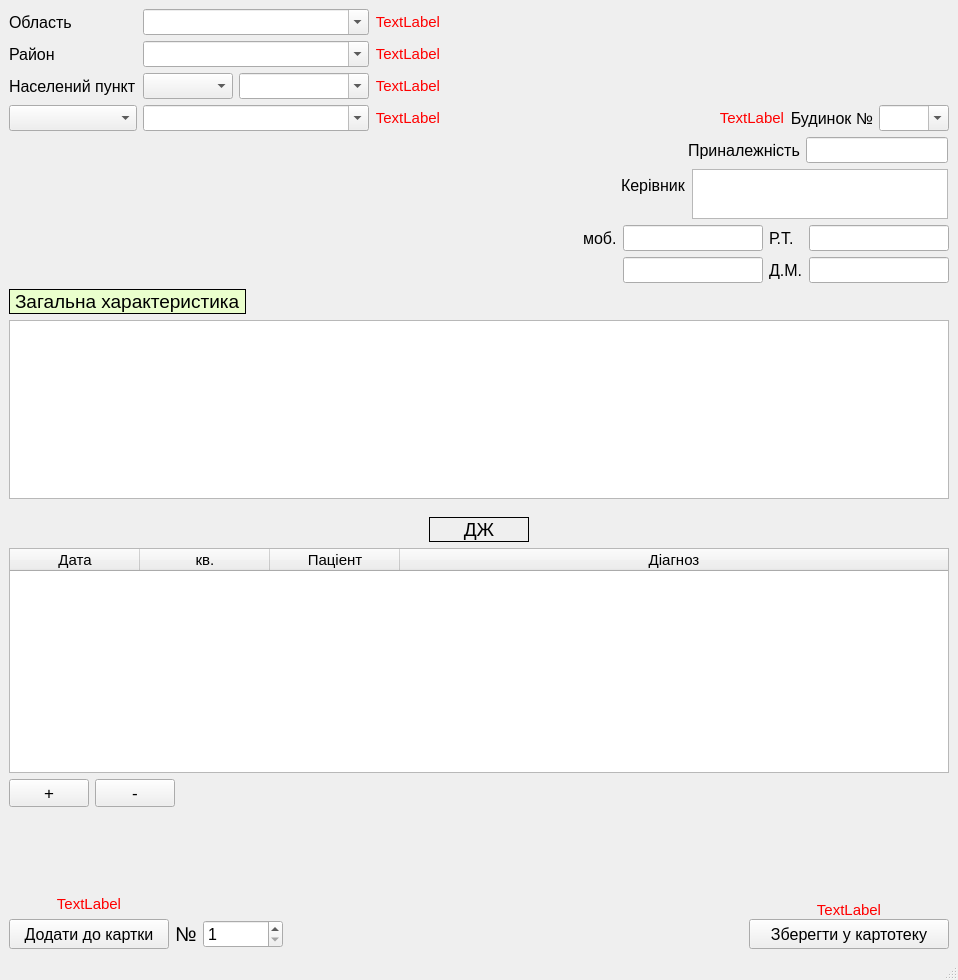
<?xml version="1.0" encoding="UTF-8"?>
<ui version="4.0">
 <class>CardFile</class>
 <widget class="QMainWindow" name="CardFile">
  <property name="geometry">
   <rect>
    <x>0</x>
    <y>0</y>
    <width>958</width>
    <height>980</height>
   </rect>
  </property>
  <property name="windowTitle">
   <string>MainWindow</string>
  </property>
  <widget class="QWidget" name="centralwidget">
   <layout class="QGridLayout" name="gridLayout_2">
    <item row="1" column="1" colspan="2">
     <layout class="QFormLayout" name="formLayout_2">
      <property name="labelAlignment">
       <set>Qt::AlignLeading|Qt::AlignLeft|Qt::AlignVCenter</set>
      </property>
      <property name="formAlignment">
       <set>Qt::AlignRight|Qt::AlignTop|Qt::AlignTrailing</set>
      </property>
      <property name="horizontalSpacing">
       <number>6</number>
      </property>
      <property name="verticalSpacing">
       <number>6</number>
      </property>
      <property name="rightMargin">
       <number>7</number>
      </property>
      <property name="bottomMargin">
       <number>0</number>
      </property>
      <item row="0" column="0">
       <widget class="QLabel" name="label_4_3">
        <property name="font">
         <font>
          <pointsize>12</pointsize>
         </font>
        </property>
        <property name="text">
         <string>Приналежність</string>
        </property>
        <property name="margin">
         <number>2</number>
        </property>
       </widget>
      </item>
      <item row="0" column="1">
       <widget class="QLineEdit" name="affiliation_3">
        <property name="sizePolicy">
         <sizepolicy hsizetype="Fixed" vsizetype="Fixed">
          <horstretch>0</horstretch>
          <verstretch>0</verstretch>
         </sizepolicy>
        </property>
        <property name="font">
         <font>
          <pointsize>11</pointsize>
         </font>
        </property>
       </widget>
      </item>
     </layout>
    </item>
    <item row="0" column="2">
     <layout class="QGridLayout" name="gridLayout_6">
      <property name="leftMargin">
       <number>150</number>
      </property>
      <property name="topMargin">
       <number>0</number>
      </property>
      <property name="rightMargin">
       <number>0</number>
      </property>
      <property name="bottomMargin">
       <number>0</number>
      </property>
      <item row="2" column="2">
       <widget class="QLabel" name="label_3_3">
        <property name="font">
         <font>
          <pointsize>12</pointsize>
         </font>
        </property>
        <property name="text">
         <string>Будинок №</string>
        </property>
        <property name="alignment">
         <set>Qt::AlignRight|Qt::AlignTrailing|Qt::AlignVCenter</set>
        </property>
        <property name="margin">
         <number>2</number>
        </property>
       </widget>
      </item>
      <item row="2" column="0">
       <spacer name="horizontalSpacer_4">
        <property name="orientation">
         <enum>Qt::Horizontal</enum>
        </property>
        <property name="sizeHint" stdset="0">
         <size>
          <width>40</width>
          <height>20</height>
         </size>
        </property>
       </spacer>
      </item>
      <item row="2" column="3">
       <widget class="QComboBox" name="comboBox_house_number_3">
        <property name="enabled">
         <bool>true</bool>
        </property>
        <property name="minimumSize">
         <size>
          <width>0</width>
          <height>0</height>
         </size>
        </property>
        <property name="maximumSize">
         <size>
          <width>70</width>
          <height>16777215</height>
         </size>
        </property>
        <property name="font">
         <font>
          <pointsize>11</pointsize>
         </font>
        </property>
        <property name="tabletTracking">
         <bool>true</bool>
        </property>
        <property name="autoFillBackground">
         <bool>false</bool>
        </property>
        <property name="editable">
         <bool>true</bool>
        </property>
        <property name="sizeAdjustPolicy">
         <enum>QComboBox::AdjustToContentsOnFirstShow</enum>
        </property>
       </widget>
      </item>
      <item row="1" column="2">
       <spacer name="verticalSpacer_4">
        <property name="orientation">
         <enum>Qt::Vertical</enum>
        </property>
        <property name="sizeHint" stdset="0">
         <size>
          <width>20</width>
          <height>40</height>
         </size>
        </property>
       </spacer>
      </item>
      <item row="2" column="1">
       <widget class="QLabel" name="error_house_numb">
        <property name="font">
         <font>
          <pointsize>11</pointsize>
         </font>
        </property>
        <property name="styleSheet">
         <string notr="true">color: rgb(255, 0, 0);</string>
        </property>
        <property name="text">
         <string>TextLabel</string>
        </property>
        <property name="alignment">
         <set>Qt::AlignRight|Qt::AlignTrailing|Qt::AlignVCenter</set>
        </property>
       </widget>
      </item>
     </layout>
    </item>
    <item row="0" column="0">
     <layout class="QGridLayout" name="gridLayout_5">
      <property name="rightMargin">
       <number>20</number>
      </property>
      <item row="1" column="0">
       <widget class="QLabel" name="label_4_4">
        <property name="font">
         <font>
          <pointsize>12</pointsize>
         </font>
        </property>
        <property name="text">
         <string>Район</string>
        </property>
        <property name="margin">
         <number>2</number>
        </property>
       </widget>
      </item>
      <item row="3" column="0">
       <widget class="QComboBox" name="comboBox_streets_3">
        <property name="sizePolicy">
         <sizepolicy hsizetype="Minimum" vsizetype="Fixed">
          <horstretch>0</horstretch>
          <verstretch>0</verstretch>
         </sizepolicy>
        </property>
        <property name="minimumSize">
         <size>
          <width>110</width>
          <height>0</height>
         </size>
        </property>
        <property name="maximumSize">
         <size>
          <width>160</width>
          <height>16777215</height>
         </size>
        </property>
        <property name="font">
         <font>
          <pointsize>11</pointsize>
         </font>
        </property>
       </widget>
      </item>
      <item row="1" column="1">
       <widget class="QComboBox" name="comboBox_district_name_3">
        <property name="enabled">
         <bool>true</bool>
        </property>
        <property name="font">
         <font>
          <pointsize>11</pointsize>
         </font>
        </property>
        <property name="tabletTracking">
         <bool>true</bool>
        </property>
        <property name="autoFillBackground">
         <bool>false</bool>
        </property>
        <property name="editable">
         <bool>true</bool>
        </property>
        <property name="sizeAdjustPolicy">
         <enum>QComboBox::AdjustToContentsOnFirstShow</enum>
        </property>
       </widget>
      </item>
      <item row="2" column="1">
       <layout class="QFormLayout" name="formLayout_3">
        <item row="0" column="0">
         <widget class="QComboBox" name="comboBox_locality_type_3">
          <property name="enabled">
           <bool>true</bool>
          </property>
          <property name="minimumSize">
           <size>
            <width>90</width>
            <height>0</height>
           </size>
          </property>
          <property name="font">
           <font>
            <pointsize>11</pointsize>
           </font>
          </property>
          <property name="tabletTracking">
           <bool>true</bool>
          </property>
          <property name="autoFillBackground">
           <bool>false</bool>
          </property>
          <property name="editable">
           <bool>false</bool>
          </property>
          <property name="sizeAdjustPolicy">
           <enum>QComboBox::AdjustToContentsOnFirstShow</enum>
          </property>
         </widget>
        </item>
        <item row="0" column="1">
         <widget class="QComboBox" name="comboBox_locality_name_3">
          <property name="enabled">
           <bool>true</bool>
          </property>
          <property name="minimumSize">
           <size>
            <width>130</width>
            <height>0</height>
           </size>
          </property>
          <property name="font">
           <font>
            <pointsize>11</pointsize>
           </font>
          </property>
          <property name="tabletTracking">
           <bool>true</bool>
          </property>
          <property name="autoFillBackground">
           <bool>false</bool>
          </property>
          <property name="editable">
           <bool>true</bool>
          </property>
          <property name="sizeAdjustPolicy">
           <enum>QComboBox::AdjustToContentsOnFirstShow</enum>
          </property>
         </widget>
        </item>
       </layout>
      </item>
      <item row="2" column="0">
       <widget class="QLabel" name="label_4_6">
        <property name="font">
         <font>
          <pointsize>12</pointsize>
         </font>
        </property>
        <property name="text">
         <string>Населений пункт</string>
        </property>
        <property name="margin">
         <number>2</number>
        </property>
       </widget>
      </item>
      <item row="0" column="0">
       <widget class="QLabel" name="label_4_5">
        <property name="font">
         <font>
          <pointsize>12</pointsize>
         </font>
        </property>
        <property name="text">
         <string>Область</string>
        </property>
        <property name="margin">
         <number>2</number>
        </property>
       </widget>
      </item>
      <item row="0" column="1">
       <widget class="QComboBox" name="comboBox_region_name_3">
        <property name="enabled">
         <bool>true</bool>
        </property>
        <property name="font">
         <font>
          <pointsize>11</pointsize>
         </font>
        </property>
        <property name="tabletTracking">
         <bool>true</bool>
        </property>
        <property name="autoFillBackground">
         <bool>false</bool>
        </property>
        <property name="editable">
         <bool>true</bool>
        </property>
        <property name="sizeAdjustPolicy">
         <enum>QComboBox::AdjustToContentsOnFirstShow</enum>
        </property>
       </widget>
      </item>
      <item row="3" column="1">
       <widget class="QComboBox" name="comboBox_streets_name_3">
        <property name="enabled">
         <bool>true</bool>
        </property>
        <property name="maximumSize">
         <size>
          <width>16777215</width>
          <height>200</height>
         </size>
        </property>
        <property name="font">
         <font>
          <pointsize>11</pointsize>
         </font>
        </property>
        <property name="tabletTracking">
         <bool>true</bool>
        </property>
        <property name="autoFillBackground">
         <bool>false</bool>
        </property>
        <property name="editable">
         <bool>true</bool>
        </property>
        <property name="sizeAdjustPolicy">
         <enum>QComboBox::AdjustToContentsOnFirstShow</enum>
        </property>
       </widget>
      </item>
      <item row="0" column="2">
       <widget class="QLabel" name="error_region">
        <property name="font">
         <font>
          <pointsize>11</pointsize>
         </font>
        </property>
        <property name="styleSheet">
         <string notr="true">color: rgb(255, 0, 0);</string>
        </property>
        <property name="text">
         <string>TextLabel</string>
        </property>
        <property name="alignment">
         <set>Qt::AlignRight|Qt::AlignTrailing|Qt::AlignVCenter</set>
        </property>
       </widget>
      </item>
      <item row="1" column="2">
       <widget class="QLabel" name="error_district">
        <property name="font">
         <font>
          <pointsize>11</pointsize>
         </font>
        </property>
        <property name="styleSheet">
         <string notr="true">color: rgb(255, 0, 0);</string>
        </property>
        <property name="text">
         <string>TextLabel</string>
        </property>
        <property name="alignment">
         <set>Qt::AlignRight|Qt::AlignTrailing|Qt::AlignVCenter</set>
        </property>
       </widget>
      </item>
      <item row="2" column="2">
       <widget class="QLabel" name="error_locality">
        <property name="font">
         <font>
          <pointsize>11</pointsize>
         </font>
        </property>
        <property name="styleSheet">
         <string notr="true">color: rgb(255, 0, 0);</string>
        </property>
        <property name="text">
         <string>TextLabel</string>
        </property>
        <property name="alignment">
         <set>Qt::AlignRight|Qt::AlignTrailing|Qt::AlignVCenter</set>
        </property>
       </widget>
      </item>
      <item row="3" column="2">
       <widget class="QLabel" name="error_street">
        <property name="font">
         <font>
          <pointsize>11</pointsize>
         </font>
        </property>
        <property name="styleSheet">
         <string notr="true">color: rgb(255, 0, 0);</string>
        </property>
        <property name="text">
         <string>TextLabel</string>
        </property>
        <property name="alignment">
         <set>Qt::AlignRight|Qt::AlignTrailing|Qt::AlignVCenter</set>
        </property>
       </widget>
      </item>
     </layout>
    </item>
    <item row="2" column="1" colspan="2">
     <layout class="QFormLayout" name="formLayout">
      <property name="formAlignment">
       <set>Qt::AlignRight|Qt::AlignTop|Qt::AlignTrailing</set>
      </property>
      <property name="horizontalSpacing">
       <number>6</number>
      </property>
      <property name="rightMargin">
       <number>7</number>
      </property>
      <item row="0" column="0">
       <widget class="QLabel" name="label_5_3">
        <property name="font">
         <font>
          <pointsize>12</pointsize>
         </font>
        </property>
        <property name="text">
         <string>Керівник</string>
        </property>
        <property name="margin">
         <number>2</number>
        </property>
       </widget>
      </item>
      <item row="0" column="1">
       <widget class="QTextEdit" name="manager_3">
        <property name="sizePolicy">
         <sizepolicy hsizetype="Fixed" vsizetype="Fixed">
          <horstretch>0</horstretch>
          <verstretch>0</verstretch>
         </sizepolicy>
        </property>
        <property name="maximumSize">
         <size>
          <width>16777215</width>
          <height>50</height>
         </size>
        </property>
        <property name="font">
         <font>
          <pointsize>11</pointsize>
         </font>
        </property>
       </widget>
      </item>
     </layout>
    </item>
    <item row="7" column="2">
     <layout class="QGridLayout" name="gridLayout_8">
      <property name="spacing">
       <number>0</number>
      </property>
      <item row="0" column="1">
       <spacer name="verticalSpacer_2">
        <property name="orientation">
         <enum>Qt::Vertical</enum>
        </property>
        <property name="sizeHint" stdset="0">
         <size>
          <width>20</width>
          <height>40</height>
         </size>
        </property>
       </spacer>
      </item>
      <item row="1" column="1">
       <widget class="QLabel" name="error_save">
        <property name="font">
         <font>
          <pointsize>11</pointsize>
         </font>
        </property>
        <property name="styleSheet">
         <string notr="true">color: rgb(255, 0, 0);</string>
        </property>
        <property name="text">
         <string>TextLabel</string>
        </property>
        <property name="alignment">
         <set>Qt::AlignCenter</set>
        </property>
       </widget>
      </item>
      <item row="2" column="0">
       <spacer name="horizontalSpacer_7">
        <property name="orientation">
         <enum>Qt::Horizontal</enum>
        </property>
        <property name="sizeHint" stdset="0">
         <size>
          <width>180</width>
          <height>20</height>
         </size>
        </property>
       </spacer>
      </item>
      <item row="2" column="1">
       <widget class="QPushButton" name="saveButton_3">
        <property name="minimumSize">
         <size>
          <width>200</width>
          <height>30</height>
         </size>
        </property>
        <property name="maximumSize">
         <size>
          <width>250</width>
          <height>16777215</height>
         </size>
        </property>
        <property name="font">
         <font>
          <pointsize>12</pointsize>
         </font>
        </property>
        <property name="text">
         <string>Зберегти у картотеку</string>
        </property>
       </widget>
      </item>
     </layout>
    </item>
    <item row="4" column="0" colspan="3">
     <layout class="QFormLayout" name="formLayout_4">
      <property name="topMargin">
       <number>12</number>
      </property>
      <item row="1" column="0" colspan="2">
       <widget class="QTableWidget" name="tableWidget_diag_file">
        <property name="minimumSize">
         <size>
          <width>0</width>
          <height>225</height>
         </size>
        </property>
        <property name="font">
         <font>
          <pointsize>11</pointsize>
         </font>
        </property>
        <attribute name="horizontalHeaderDefaultSectionSize">
         <number>130</number>
        </attribute>
        <attribute name="horizontalHeaderShowSortIndicator" stdset="0">
         <bool>false</bool>
        </attribute>
        <attribute name="horizontalHeaderStretchLastSection">
         <bool>true</bool>
        </attribute>
        <attribute name="verticalHeaderDefaultSectionSize">
         <number>30</number>
        </attribute>
        <attribute name="verticalHeaderMinimumSectionSize">
         <number>24</number>
        </attribute>
        <column>
         <property name="text">
          <string>Дата</string>
         </property>
        </column>
        <column>
         <property name="text">
          <string>кв.</string>
         </property>
        </column>
        <column>
         <property name="text">
          <string>Паціент</string>
         </property>
        </column>
        <column>
         <property name="text">
          <string>Діагноз</string>
         </property>
        </column>
       </widget>
      </item>
      <item row="2" column="0">
       <layout class="QGridLayout" name="gridLayout_4">
        <item row="0" column="1">
         <widget class="QPushButton" name="del_from_diag_Button_2">
          <property name="font">
           <font>
            <pointsize>13</pointsize>
           </font>
          </property>
          <property name="text">
           <string>-</string>
          </property>
         </widget>
        </item>
        <item row="0" column="0">
         <widget class="QPushButton" name="add_to_diag_Button_3">
          <property name="font">
           <font>
            <pointsize>13</pointsize>
           </font>
          </property>
          <property name="text">
           <string>+</string>
          </property>
         </widget>
        </item>
       </layout>
      </item>
      <item row="0" column="0" colspan="2">
       <layout class="QGridLayout" name="gridLayout_7">
        <item row="0" column="2">
         <spacer name="horizontalSpacer_10">
          <property name="orientation">
           <enum>Qt::Horizontal</enum>
          </property>
          <property name="sizeHint" stdset="0">
           <size>
            <width>40</width>
            <height>20</height>
           </size>
          </property>
         </spacer>
        </item>
        <item row="0" column="1">
         <widget class="QLabel" name="label_3">
          <property name="minimumSize">
           <size>
            <width>100</width>
            <height>25</height>
           </size>
          </property>
          <property name="font">
           <font>
            <pointsize>14</pointsize>
           </font>
          </property>
          <property name="layoutDirection">
           <enum>Qt::LeftToRight</enum>
          </property>
          <property name="frameShape">
           <enum>QFrame::Box</enum>
          </property>
          <property name="frameShadow">
           <enum>QFrame::Plain</enum>
          </property>
          <property name="text">
           <string>ДЖ</string>
          </property>
          <property name="alignment">
           <set>Qt::AlignCenter</set>
          </property>
         </widget>
        </item>
        <item row="0" column="0">
         <spacer name="horizontalSpacer_11">
          <property name="orientation">
           <enum>Qt::Horizontal</enum>
          </property>
          <property name="sizeHint" stdset="0">
           <size>
            <width>40</width>
            <height>20</height>
           </size>
          </property>
         </spacer>
        </item>
       </layout>
      </item>
      <item row="2" column="1">
       <layout class="QGridLayout" name="gridLayout_9">
        <property name="sizeConstraint">
         <enum>QLayout::SetFixedSize</enum>
        </property>
        <property name="leftMargin">
         <number>0</number>
        </property>
        <property name="topMargin">
         <number>0</number>
        </property>
        <property name="rightMargin">
         <number>0</number>
        </property>
        <property name="bottomMargin">
         <number>0</number>
        </property>
       </layout>
      </item>
     </layout>
    </item>
    <item row="7" column="0">
     <layout class="QGridLayout" name="gridLayout_3">
      <property name="topMargin">
       <number>9</number>
      </property>
      <property name="horizontalSpacing">
       <number>6</number>
      </property>
      <item row="2" column="0">
       <widget class="QPushButton" name="add_to_cardButton">
        <property name="minimumSize">
         <size>
          <width>160</width>
          <height>30</height>
         </size>
        </property>
        <property name="font">
         <font>
          <pointsize>12</pointsize>
         </font>
        </property>
        <property name="text">
         <string>Додати до картки</string>
        </property>
       </widget>
      </item>
      <item row="0" column="0">
       <spacer name="verticalSpacer_3">
        <property name="orientation">
         <enum>Qt::Vertical</enum>
        </property>
        <property name="sizeHint" stdset="0">
         <size>
          <width>20</width>
          <height>40</height>
         </size>
        </property>
       </spacer>
      </item>
      <item row="2" column="1">
       <widget class="QLabel" name="label_10">
        <property name="font">
         <font>
          <pointsize>15</pointsize>
         </font>
        </property>
        <property name="text">
         <string>№</string>
        </property>
       </widget>
      </item>
      <item row="2" column="2">
       <widget class="QSpinBox" name="curd_numberBox">
        <property name="minimumSize">
         <size>
          <width>80</width>
          <height>0</height>
         </size>
        </property>
        <property name="font">
         <font>
          <pointsize>12</pointsize>
         </font>
        </property>
        <property name="minimum">
         <number>1</number>
        </property>
        <property name="maximum">
         <number>10000</number>
        </property>
       </widget>
      </item>
      <item row="2" column="3">
       <spacer name="horizontalSpacer_9">
        <property name="orientation">
         <enum>Qt::Horizontal</enum>
        </property>
        <property name="sizeHint" stdset="0">
         <size>
          <width>40</width>
          <height>20</height>
         </size>
        </property>
       </spacer>
      </item>
      <item row="1" column="0">
       <widget class="QLabel" name="error">
        <property name="font">
         <font>
          <pointsize>11</pointsize>
         </font>
        </property>
        <property name="styleSheet">
         <string notr="true">color: rgb(255, 0, 0);</string>
        </property>
        <property name="text">
         <string>TextLabel</string>
        </property>
        <property name="alignment">
         <set>Qt::AlignCenter</set>
        </property>
       </widget>
      </item>
     </layout>
    </item>
    <item row="3" column="0" colspan="3">
     <layout class="QVBoxLayout" name="verticalLayout">
      <item>
       <layout class="QGridLayout" name="gridLayout">
        <item row="1" column="4">
         <widget class="QLineEdit" name="mobile_2_3">
          <property name="sizePolicy">
           <sizepolicy hsizetype="Fixed" vsizetype="Fixed">
            <horstretch>0</horstretch>
            <verstretch>0</verstretch>
           </sizepolicy>
          </property>
          <property name="maximumSize">
           <size>
            <width>140</width>
            <height>16777215</height>
           </size>
          </property>
          <property name="font">
           <font>
            <pointsize>11</pointsize>
           </font>
          </property>
         </widget>
        </item>
        <item row="0" column="0">
         <spacer name="horizontalSpacer_3">
          <property name="orientation">
           <enum>Qt::Horizontal</enum>
          </property>
          <property name="sizeHint" stdset="0">
           <size>
            <width>40</width>
            <height>20</height>
           </size>
          </property>
         </spacer>
        </item>
        <item row="1" column="5">
         <widget class="QLabel" name="label_8_3">
          <property name="font">
           <font>
            <pointsize>12</pointsize>
           </font>
          </property>
          <property name="text">
           <string>Д.М.</string>
          </property>
          <property name="margin">
           <number>2</number>
          </property>
         </widget>
        </item>
        <item row="0" column="1">
         <spacer name="horizontalSpacer_5">
          <property name="orientation">
           <enum>Qt::Horizontal</enum>
          </property>
          <property name="sizeHint" stdset="0">
           <size>
            <width>40</width>
            <height>20</height>
           </size>
          </property>
         </spacer>
        </item>
        <item row="0" column="3">
         <widget class="QLabel" name="label_6_3">
          <property name="font">
           <font>
            <pointsize>12</pointsize>
           </font>
          </property>
          <property name="text">
           <string>моб.</string>
          </property>
          <property name="margin">
           <number>2</number>
          </property>
         </widget>
        </item>
        <item row="0" column="4">
         <widget class="QLineEdit" name="mobile_1_3">
          <property name="sizePolicy">
           <sizepolicy hsizetype="Fixed" vsizetype="Fixed">
            <horstretch>0</horstretch>
            <verstretch>0</verstretch>
           </sizepolicy>
          </property>
          <property name="minimumSize">
           <size>
            <width>1</width>
            <height>0</height>
           </size>
          </property>
          <property name="maximumSize">
           <size>
            <width>140</width>
            <height>16777215</height>
           </size>
          </property>
          <property name="font">
           <font>
            <pointsize>11</pointsize>
           </font>
          </property>
          <property name="text">
           <string/>
          </property>
         </widget>
        </item>
        <item row="0" column="2">
         <spacer name="horizontalSpacer_6">
          <property name="orientation">
           <enum>Qt::Horizontal</enum>
          </property>
          <property name="sizeHint" stdset="0">
           <size>
            <width>40</width>
            <height>20</height>
           </size>
          </property>
         </spacer>
        </item>
        <item row="0" column="5">
         <widget class="QLabel" name="label_7_3">
          <property name="font">
           <font>
            <pointsize>12</pointsize>
           </font>
          </property>
          <property name="text">
           <string>Р.Т.</string>
          </property>
          <property name="margin">
           <number>2</number>
          </property>
         </widget>
        </item>
        <item row="1" column="6">
         <widget class="QLineEdit" name="home_phone_3">
          <property name="sizePolicy">
           <sizepolicy hsizetype="Fixed" vsizetype="Fixed">
            <horstretch>0</horstretch>
            <verstretch>0</verstretch>
           </sizepolicy>
          </property>
          <property name="maximumSize">
           <size>
            <width>140</width>
            <height>16777215</height>
           </size>
          </property>
          <property name="font">
           <font>
            <pointsize>11</pointsize>
           </font>
          </property>
         </widget>
        </item>
        <item row="0" column="6">
         <widget class="QLineEdit" name="work_phone_3">
          <property name="sizePolicy">
           <sizepolicy hsizetype="Fixed" vsizetype="Fixed">
            <horstretch>0</horstretch>
            <verstretch>0</verstretch>
           </sizepolicy>
          </property>
          <property name="maximumSize">
           <size>
            <width>140</width>
            <height>16777215</height>
           </size>
          </property>
          <property name="font">
           <font>
            <pointsize>11</pointsize>
           </font>
          </property>
          <property name="text">
           <string/>
          </property>
         </widget>
        </item>
       </layout>
      </item>
      <item>
       <layout class="QFormLayout" name="formLayout_8">
        <property name="bottomMargin">
         <number>0</number>
        </property>
        <item row="0" column="0">
         <widget class="QLabel" name="label_2_3">
          <property name="font">
           <font>
            <pointsize>14</pointsize>
           </font>
          </property>
          <property name="styleSheet">
           <string notr="true">background-color: rgb(234, 255, 205);</string>
          </property>
          <property name="frameShape">
           <enum>QFrame::Box</enum>
          </property>
          <property name="text">
           <string>Загальна характеристика</string>
          </property>
          <property name="margin">
           <number>2</number>
          </property>
         </widget>
        </item>
        <item row="0" column="1">
         <spacer name="horizontalSpacer_8">
          <property name="orientation">
           <enum>Qt::Horizontal</enum>
          </property>
          <property name="sizeHint" stdset="0">
           <size>
            <width>40</width>
            <height>20</height>
           </size>
          </property>
         </spacer>
        </item>
       </layout>
      </item>
      <item>
       <widget class="QTextEdit" name="general_chatacteristics_3">
        <property name="font">
         <font>
          <pointsize>11</pointsize>
         </font>
        </property>
        <property name="mouseTracking">
         <bool>false</bool>
        </property>
        <property name="styleSheet">
         <string notr="true"/>
        </property>
        <property name="html">
         <string>&lt;!DOCTYPE HTML PUBLIC &quot;-//W3C//DTD HTML 4.0//EN&quot; &quot;http://www.w3.org/TR/REC-html40/strict.dtd&quot;&gt;
&lt;html&gt;&lt;head&gt;&lt;meta name=&quot;qrichtext&quot; content=&quot;1&quot; /&gt;&lt;style type=&quot;text/css&quot;&gt;
p, li { white-space: pre-wrap; }
&lt;/style&gt;&lt;/head&gt;&lt;body style=&quot; font-family:'MS Shell Dlg 2'; font-size:11pt; font-weight:400; font-style:normal;&quot;&gt;
&lt;p style=&quot;-qt-paragraph-type:empty; margin-top:0px; margin-bottom:0px; margin-left:0px; margin-right:0px; -qt-block-indent:0; text-indent:0px; font-size:8pt;&quot;&gt;&lt;br /&gt;&lt;/p&gt;&lt;/body&gt;&lt;/html&gt;</string>
        </property>
       </widget>
      </item>
     </layout>
    </item>
    <item row="5" column="1">
     <spacer name="horizontalSpacer_2">
      <property name="orientation">
       <enum>Qt::Horizontal</enum>
      </property>
      <property name="sizeHint" stdset="0">
       <size>
        <width>40</width>
        <height>20</height>
       </size>
      </property>
     </spacer>
    </item>
    <item row="7" column="1">
     <spacer name="horizontalSpacer">
      <property name="orientation">
       <enum>Qt::Horizontal</enum>
      </property>
      <property name="sizeHint" stdset="0">
       <size>
        <width>40</width>
        <height>20</height>
       </size>
      </property>
     </spacer>
    </item>
    <item row="6" column="2">
     <spacer name="verticalSpacer">
      <property name="orientation">
       <enum>Qt::Vertical</enum>
      </property>
      <property name="sizeHint" stdset="0">
       <size>
        <width>20</width>
        <height>40</height>
       </size>
      </property>
     </spacer>
    </item>
   </layout>
   <zorder>horizontalSpacer</zorder>
   <zorder>horizontalSpacer_2</zorder>
   <zorder>verticalSpacer</zorder>
  </widget>
  <widget class="QMenuBar" name="menubar">
   <property name="geometry">
    <rect>
     <x>0</x>
     <y>0</y>
     <width>958</width>
     <height>21</height>
    </rect>
   </property>
  </widget>
  <widget class="QStatusBar" name="statusbar"/>
 </widget>
 <resources/>
 <connections/>
</ui>
